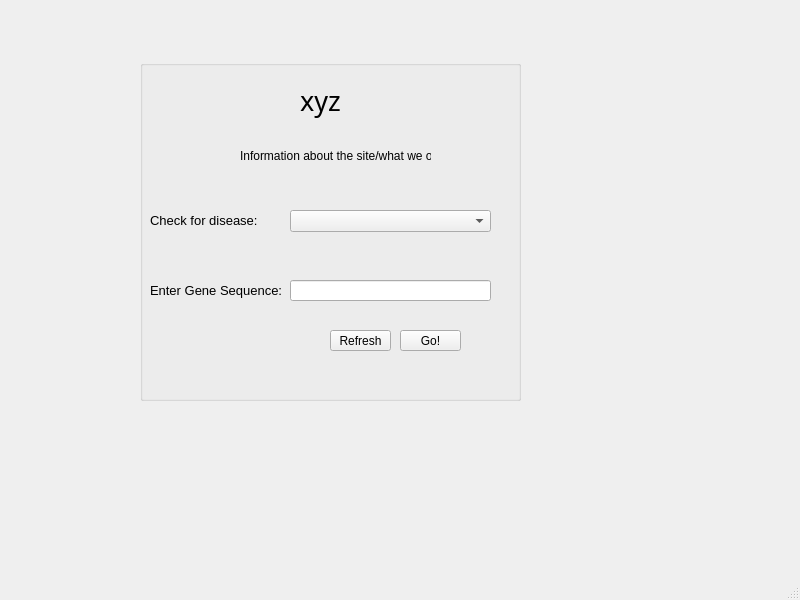
<?xml version="1.0" encoding="UTF-8"?>
<ui version="4.0">
 <class>MainWindow</class>
 <widget class="QMainWindow" name="MainWindow">
  <property name="geometry">
   <rect>
    <x>0</x>
    <y>0</y>
    <width>800</width>
    <height>600</height>
   </rect>
  </property>
  <property name="windowTitle">
   <string>MainWindow</string>
  </property>
  <widget class="QWidget" name="centralwidget">
   <widget class="QGroupBox" name="groupBox">
    <property name="geometry">
     <rect>
      <x>140</x>
      <y>60</y>
      <width>381</width>
      <height>341</height>
     </rect>
    </property>
    <property name="title">
     <string/>
    </property>
    <widget class="QLabel" name="label_4">
     <property name="geometry">
      <rect>
       <x>10</x>
       <y>110</y>
       <width>111</width>
       <height>101</height>
      </rect>
     </property>
     <property name="font">
      <font>
       <pointsize>10</pointsize>
       <weight>50</weight>
       <bold>false</bold>
      </font>
     </property>
     <property name="text">
      <string>Check for disease:</string>
     </property>
    </widget>
    <widget class="QComboBox" name="comboBox">
     <property name="geometry">
      <rect>
       <x>150</x>
       <y>150</y>
       <width>201</width>
       <height>22</height>
      </rect>
     </property>
    </widget>
    <widget class="QLabel" name="label_2">
     <property name="geometry">
      <rect>
       <x>160</x>
       <y>10</y>
       <width>161</width>
       <height>61</height>
      </rect>
     </property>
     <property name="font">
      <font>
       <family>Segoe Print</family>
       <pointsize>20</pointsize>
      </font>
     </property>
     <property name="text">
      <string>xyz</string>
     </property>
    </widget>
    <widget class="QLineEdit" name="lineEdit">
     <property name="geometry">
      <rect>
       <x>150</x>
       <y>220</y>
       <width>201</width>
       <height>21</height>
      </rect>
     </property>
    </widget>
    <widget class="QLabel" name="label">
     <property name="geometry">
      <rect>
       <x>10</x>
       <y>210</y>
       <width>131</width>
       <height>41</height>
      </rect>
     </property>
     <property name="font">
      <font>
       <pointsize>10</pointsize>
       <weight>50</weight>
       <bold>false</bold>
      </font>
     </property>
     <property name="text">
      <string>Enter Gene Sequence:</string>
     </property>
    </widget>
    <widget class="QPushButton" name="goButton">
     <property name="geometry">
      <rect>
       <x>260</x>
       <y>270</y>
       <width>61</width>
       <height>21</height>
      </rect>
     </property>
     <property name="text">
      <string>Go!</string>
     </property>
    </widget>
    <widget class="QLabel" name="label_3">
     <property name="geometry">
      <rect>
       <x>100</x>
       <y>70</y>
       <width>191</width>
       <height>51</height>
      </rect>
     </property>
     <property name="text">
      <string>Information about the site/what we offer</string>
     </property>
    </widget>
    <widget class="QPushButton" name="refreshButton">
     <property name="geometry">
      <rect>
       <x>190</x>
       <y>270</y>
       <width>61</width>
       <height>21</height>
      </rect>
     </property>
     <property name="text">
      <string>Refresh</string>
     </property>
    </widget>
   </widget>
  </widget>
  <widget class="QMenuBar" name="menubar">
   <property name="geometry">
    <rect>
     <x>0</x>
     <y>0</y>
     <width>800</width>
     <height>18</height>
    </rect>
   </property>
  </widget>
  <widget class="QStatusBar" name="statusbar"/>
 </widget>
 <resources/>
 <connections/>
</ui>
